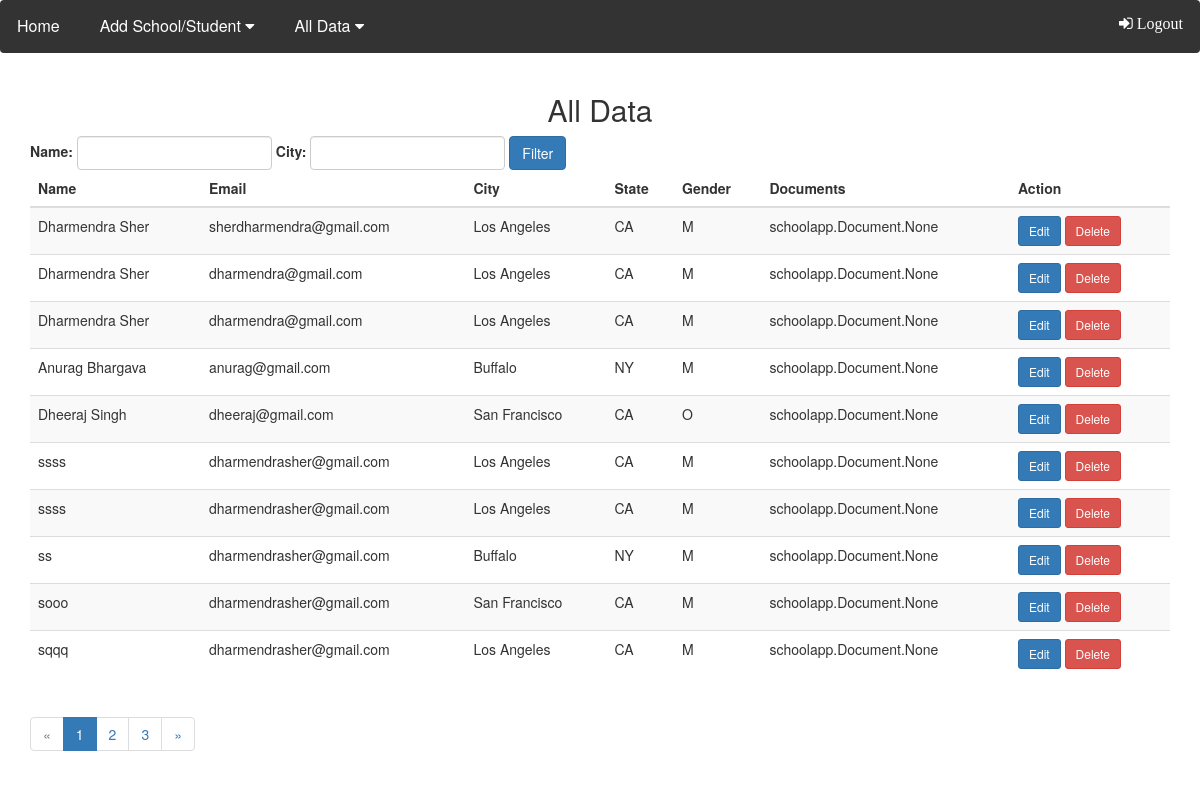
/app/all-data/ (signed in), run on the app's committed database.
### schoolapp/models.py (models this page shows, shortened)
class NewUser(models.Model):
    GENDER_CHOICES = (
        ('M', 'Male'),
        ('F', 'Female'),
        ('O', 'Other'),
    )
    name = models.CharField(max_length=255)
    password = models.CharField(max_length=255)
    email = models.EmailField()
    city = models.CharField(max_length=255)
    state = models.CharField(max_length=255)
    gender = models.CharField(max_length=1, choices=GENDER_CHOICES)
    documents = models.ManyToManyField('Document')

### schoolapp/views.py (the view)
# urls.py: path('all-data/', all_data, name='all_data'),
@login_required
def all_data(request):
    try:
        users = NewUser.objects.all()
        name = request.GET.get('name')
        city = request.GET.get('city')
        if name:
            users = users.filter(name__icontains=name)
        else:
            name = ""
        if city:
            users = users.filter(city__icontains=city)
        else:
            city = ""
        paginator = Paginator(users, 10)
        page_number = request.GET.get('page')
        page_obj = paginator.get_page(page_number)
        context = {
            'page_obj': page_obj,
            'name': name,
            'city': city
        }
        return render(request, 'all_data.html', context)
    except Exception as e:
        messages.error(request, "Please login to access data.")
        return redirect('/app/')

### schoolapp/template/all_data.html
{% include "header.html" %}
<link rel="stylesheet" href="https://maxcdn.bootstrapcdn.com/bootstrap/3.4.1/css/bootstrap.min.css">
<div class="container">
  <center><h2>All Data</h2></center>
  <form method="GET" action="{% url 'all_data' %}" class="form-inline">
    <div class="form-group">
      <label for="name">Name:</label>
      <input type="text" name="name" class="form-control" value="{{ name }}">
    </div>
    <div class="form-group">
      <label for="city">City:</label>
      <input type="text" name="city" class="form-control" value="{{ city }}">
    </div>
    <button type="submit" class="btn btn-primary">Filter</button>
  </form>
  <table class="table table-striped">
    <thead>
      <tr>
        <th>Name</th>
        <th>Email</th>
        <th>City</th>
        <th>State</th>
        <th>Gender</th>
        <th>Documents</th>
        <th>Action</th>
      </tr>
    </thead>
    <tbody>
      {% for user in page_obj %}
        <tr>
          <td>{{ user.name }}</td>
          <td>{{ user.email }}</td>
          <td>{{ user.city }}</td>
          <td>{{ user.state }}</td>
          <td>{{ user.gender }}</td>
          <td>{{ user.documents }}</td>
          <td>
            <a href="{% url 'update_data' user.id %}" class="btn btn-primary btn-sm">Edit</a>
            <a href="{% url 'delete_data' user.id %}" class="btn btn-danger btn-sm">Delete</a>
          </td>
        </tr>
      {% endfor %}
    </tbody>
  </table>
  <nav aria-label="Pagination">
    <ul class="pagination">
      {% if page_obj.has_previous %}
        <li class="page-item">
          <a class="page-link" href="?page={{ page_obj.previous_page_number }}{% if name %}&name={{ name }}{% endif %}{% if city %}&city={{ city }}{% endif %}" aria-label="Previous">
            <span aria-hidden="true">&laquo;</span>
          </a>
        </li>
      {% else %}
        <li class="page-item disabled">
          <a class="page-link" href="#" aria-label="Previous">
            <span aria-hidden="true">&laquo;</span>
          </a>
        </li>
      {% endif %}
      {% for num in page_obj.paginator.page_range %}
        {% if page_obj.number == num %}
          <li class="page-item active">
            <span class="page-link">{{ num }} <span class="sr-only">(current)</span></span>
          </li>
        {% else %}
          <li class="page-item">
            <a class="page-link" href="?page={{ num }}{% if name %}&name={{ name }}{% endif %}{% if city %}&city={{ city }}{% endif %}">{{ num }}</a>
          </li>
        {% endif %}
      {% endfor %}
      {% if page_obj.has_next %}
        <li class="page-item">
          <a class="page-link" href="?page={{ page_obj.next_page_number }}{% if name %}&name={{ name }}{% endif %}{% if city %}&city={{ city }}{% endif %}" aria-label="Next">
            <span aria-hidden="true">&raquo;</span>
          </a>
        </li>
      {% else %}
        <li class="page-item disabled">
          <a class="page-link" href="#" aria-label="Next">
            <span aria-hidden="true">&raquo;</span>
          </a>
        </li>
      {% endif %}
    </ul>
  </nav>
</div>

### schoolapp/template/header.html (style rules this page uses)
body { font-family: Arial, Helvetica, sans-serif; }

### data on the page
NewUser: name "Dharmendra Sher", email "sherdharmendra@gmail.com", city "Los Angeles", state "CA", gender "M", documents "schoolapp.Document.None"
NewUser: name "Dharmendra Sher", email "dharmendra@gmail.com", city "Los Angeles", state "CA", gender "M", documents "schoolapp.Document.None"
NewUser: name "Dharmendra Sher", email "dharmendra@gmail.com", city "Los Angeles", state "CA", gender "M", documents "schoolapp.Document.None"
NewUser: name "Anurag Bhargava", email "anurag@gmail.com", city "Buffalo", state "NY", gender "M", documents "schoolapp.Document.None"
NewUser: name "Dheeraj Singh", email "dheeraj@gmail.com", city "San Francisco", state "CA", gender "O", documents "schoolapp.Document.None"
NewUser: name "ssss", email "dharmendrasher@gmail.com", city "Los Angeles", state "CA", gender "M", documents "schoolapp.Document.None"
NewUser: name "ssss", email "dharmendrasher@gmail.com", city "Los Angeles", state "CA", gender "M", documents "schoolapp.Document.None"
NewUser: name "ss", email "dharmendrasher@gmail.com", city "Buffalo", state "NY", gender "M", documents "schoolapp.Document.None"
NewUser: name "sooo", email "dharmendrasher@gmail.com", city "San Francisco", state "CA", gender "M", documents "schoolapp.Document.None"
NewUser: name "sqqq", email "dharmendrasher@gmail.com", city "Los Angeles", state "CA", gender "M", documents "schoolapp.Document.None"

### other printed values
{{ num }} "1"
{{ num }} "2" "3"
